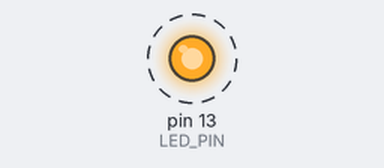
Simulated run of this program. Board: Arduino Nano, built with avr-gcc and run on an emulated ATmega328P. Shown: output pins drawn as LEDs (lit = HIGH). Dashed ring = blinking. What the program prints to the serial monitor is not drawn.

Above: at 0.5 s.
Timing chart, 0 to 4.6 s (numbered marks = the images above):
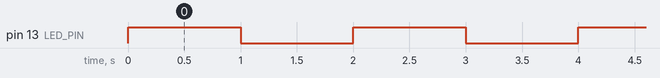

The program:

main.cpp
```cpp
// Hardware: Arduino Nano (ATmega328P, new bootloader)
//
// Simplest possible sanity check — proves the board is alive, the correct
// PlatformIO env is selected, and uploads are landing before moving on to
// any of the other nano_testing projects. If this doesn't blink, nothing
// else will work either.

#include <Arduino.h>

// The Nano's on-board LED sits on D13. Note that on Hashim's PCB pin map D13
// is also the ultrasonic ECHO pin — that's fine for this standalone blink
// (nothing else is wired), but don't run this sketch with the sensor board
// attached expecting the echo line to behave.
#define LED_PIN LED_BUILTIN  // = D13 on the Nano

void setup() {
  Serial.begin(115200);
  pinMode(LED_PIN, OUTPUT);
  Serial.println("Setup complete. Starting blink test...");
}

void loop() {
  digitalWrite(LED_PIN, HIGH);
  Serial.println("ON");
  delay(1000);

  digitalWrite(LED_PIN, LOW);
  Serial.println("OFF");
  delay(1000);
}
```

Measured:
- by itself, pin 13 (LED_PIN): alternates HIGH for 1.0 s and LOW for 1.0 s
